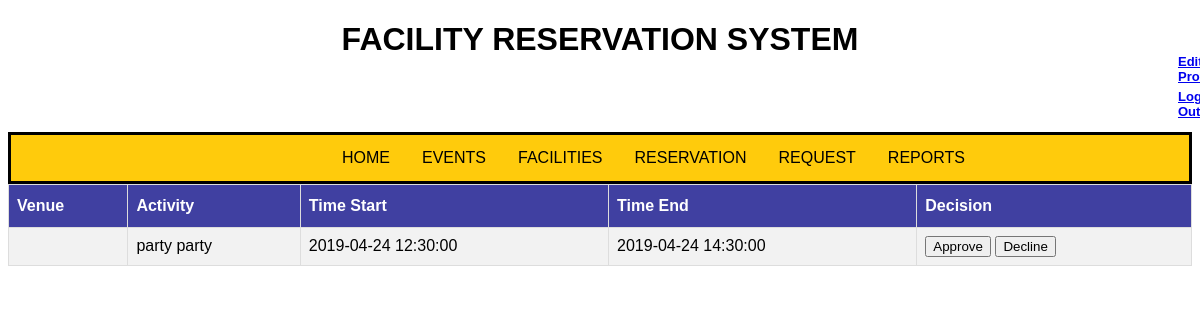
The page /php/request_admin.php on the database its author committed.
### tables this page shows
CREATE TABLE `reservation` (
  `resID` int(100) NOT NULL,
  `user_ID` int(11) NOT NULL,
  `title` varchar(255) NOT NULL,
  `Venue` varchar(100) NOT NULL,
  `start_event` datetime NOT NULL,
  `end_event` datetime NOT NULL,
  `status` varchar(100) NOT NULL DEFAULT 'Pending'
);

### php/request_admin.php (the view, shortened to what this page needs)
<?php
	include('DBConnector.php');
?>
<!DOCTYPE html>
<html>
<head>
	<link rel="stylesheet" href="../stylesheet/style.css">
	<h1>FACILITY RESERVATION SYSTEM</h1>
	<h3><a href="edit_profile.php" class="signup">Edit Profile</a></h3><br>
	<h3><a href="logout.php" class="signup">Log Out</a></h3>
</head>
<body>
	<ul class="menu">
	  <li class="home"><a href="../pages/admin/home_admin.php" class="home">HOME</a></li>
	  <li class="events"><a href="event_page_admin.php" class="events">EVENTS</a></li>
	  <li class="faci"><a href="list_facilities_admin.php" class="faci">FACILITIES</a></li>
	  <li class="reser"><a href="../pages/admin/list_of_reservations.php" class="reser">RESERVATION</a></li>
	  <li class="req"><a href="request_admin.php" class="req">REQUEST</a></li>
	  <li class="rep"><a href="../pages/admin/report.php" class="rep">REPORTS</a></li>
	</ul>
	<table id="customers">
		<tr>
			<th>Venue</th>
			<th>Activity</th>
			<th>Time Start</th>
			<th>Time End</th>
			<th>Decision</th>
		</tr>
<?php
	$sql = "SELECT * FROM reservation r LEFT JOIN accounts a ON r.user_ID = a.userID WHERE status = 'Pending'";
	$result = $conn-> query($sql);
	if ($result-> num_rows > 0){
		while ($row = $result-> fetch_assoc()){
			echo "<tr>
					<td>" . $row["Venue"] . "</td>
					<td>" . $row["title"] . "</td>
					<td>" . $row["start_event"] . "</td>
					<td>" . $row["end_event"] . "</td>
					<td>"
						?>
						<form action="approve_or_decline.php" method="POST">
							<input type="submit" name="Approve" value="Approve">
							<input type="submit" name="Decline" value="Decline">
						</form>
						<?php
		}
		echo "</table>";
	}else{
		echo "No reservation";
	}
?>
</body>
</html>

### stylesheet/style.css (style rules this page uses)
h1 { text-align: center; }
h3 { margin-left: 1170px; font-size: 13px; margin-top:-26px; }
ul.menu { list-style-type: none; margin: 0px; padding: 0; overflow: hidden; background-color:#ffcb0c; border-style: solid; }
li.home { float: left; margin-right: -450px; margin-left: 315px; }
li.events { float: left; margin-right: -450px; margin-left: 395px; }
li.faci { float: left; margin-right: -450px; margin-left: 450px; }
li.reser { float: left; margin-right: -450px; margin-left: 450px; }
li.req { float: left; margin-right: -450px; margin-left: 450px; }
li.rep { float: left; margin-right: -450px; margin-left: 450px; }
li a.home { display: block; color: black; text-align: center; padding: 14px 16px; text-decoration: none; font-style: bold; }
li a.events { display: block; color: black; text-align: center; padding: 14px 16px; text-decoration: none; font-style: bold; }
li a.faci { display: block; color: black; text-align: center; padding: 14px 16px; text-decoration: none; font-style: bold; }
li a.reser { display: block; color: black; text-align: center; padding: 14px 16px; text-decoration: none; font-style: bold; }
li a.req { display: block; color: black; text-align: center; padding: 14px 16px; text-decoration: none; font-style: bold; }
li a.rep { display: block; color: black; text-align: center; padding: 14px 16px; text-decoration: none; font-style: bold; }
body { font-family: Arial, Helvetica, sans-serif; }
#customers { font-family: "Trebuchet MS", Arial, Helvetica, sans-serif; border-collapse: collapse; width: 100%; }
#customers td, #customers th { border: 1px solid #ddd; padding: 8px; }
#customers tr:nth-child(even) { background-color: #f2f2f2; }
#customers th { padding-top: 12px; padding-bottom: 12px; text-align: left; background-color: #4040a1; color: white; }

### rows shown on the page
reservation: title "party party", start_event "2019-04-24 12:30:00", end_event "2019-04-24 14:30:00"
